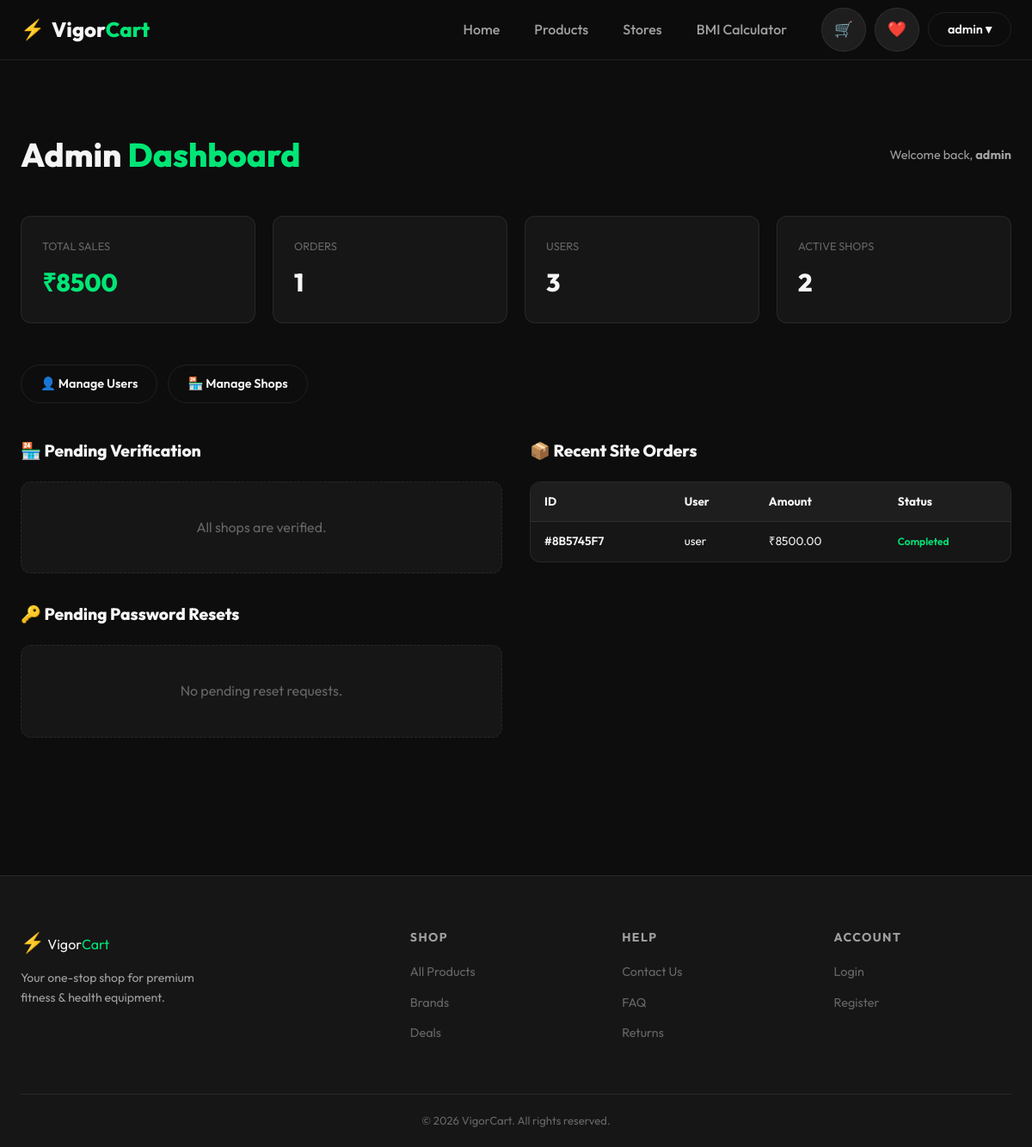
The page /admin-dashboard/ (signed in) on the database its author committed.
### store/models.py (models this page shows, shortened)
class User(AbstractUser):
    IS_CUSTOMER = 'customer'
    IS_SHOP_OWNER = 'shop_owner'
    IS_ADMIN = 'admin'
    ROLE_CHOICES = [
        (IS_CUSTOMER, 'Customer'),
        (IS_SHOP_OWNER, 'Shop Owner'),
        (IS_ADMIN, 'Admin'),
    ]
    role = models.CharField(max_length=20, choices=ROLE_CHOICES, default=IS_CUSTOMER)
    phone_number = models.CharField(max_length=100, blank=True, null=True)
    address = models.TextField(blank=True, null=True)
    email = models.EmailField(unique=True)

class Order(models.Model):
    PAYMENT_PENDING = 'Pending'
    PAYMENT_COMPLETED = 'Completed'
    PAYMENT_CANCELLED = 'Cancelled'
    ORDER_STATUS_CHOICES = [
        (PAYMENT_PENDING, 'Pending'),
        (PAYMENT_COMPLETED, 'Completed'),
        (PAYMENT_CANCELLED, 'Cancelled'),
    ]
    o_id = models.CharField(max_length=50, unique=True)
    user = models.ForeignKey(User, on_delete=models.CASCADE, related_name='orders')
    email = models.EmailField()
    delivery_address = models.TextField()
    delivery_status = models.CharField(max_length=100, choices=ORDER_STATUS_CHOICES, default=PAYMENT_PENDING)
    total_amount = models.DecimalField(max_digits=10, decimal_places=2)
    created_at = models.DateTimeField(auto_now_add=True)

### store/views.py (the view)
# urls.py: path('admin-dashboard/', views.admin_dashboard, name='admin_dashboard'),
@staff_member_required
def admin_dashboard(request):
    total_sales = Order.objects.filter(delivery_status=Order.PAYMENT_COMPLETED).aggregate(Sum('total_amount'))['total_amount__sum'] or 0
    total_orders = Order.objects.count()
    total_users = User.objects.count()
    total_shops = Shop.objects.count()
    pending_shops = Shop.objects.filter(is_verified=False).order_by('-id')
    from .models import AdminPasswordResetRequest
    pending_resets = AdminPasswordResetRequest.objects.filter(is_completed=False).order_by('-id')
    recent_orders = Order.objects.all().order_by('-created_at')[:10]
    return render(request, 'store/admin_dashboard.html', {
        'total_sales': total_sales,
        'total_orders': total_orders,
        'total_users': total_users,
        'total_shops': total_shops,
        'pending_shops': pending_shops,
        'pending_resets': pending_resets,
        'recent_orders': recent_orders,
    })

### store/templates/store/admin_dashboard.html (shortened to what this page needs)
{% extends 'store/base.html' %}
{% block content %}
<section class="section">
    <div class="container">
        <div style="display:flex;align-items:center;justify-content:space-between;margin-bottom:40px;">
            <h1 style="font-size:2.4rem;font-weight:800;">Admin <span style="color:var(--primary);">Dashboard</span>
            </h1>
            <div style="color:var(--text-secondary);font-size:0.9rem;">Welcome back, <strong>{{ user.username }}</strong></div>
        </div>
        <div style="display:grid;grid-template-columns:repeat(4, 1fr);gap:20px;margin-bottom:48px;">
            <div
                style="background:var(--bg-card);border:1px solid var(--border);border-radius:var(--radius);padding:24px;">
                <div style="color:var(--text-muted);font-size:0.8rem;text-transform:uppercase;margin-bottom:8px;">Total
                    Sales</div>
                <div style="font-size:1.8rem;font-weight:800;color:var(--primary);">₹{{ total_sales }}</div>
            </div>
            <div
                style="background:var(--bg-card);border:1px solid var(--border);border-radius:var(--radius);padding:24px;">
                <div style="color:var(--text-muted);font-size:0.8rem;text-transform:uppercase;margin-bottom:8px;">Orders
                </div>
                <div style="font-size:1.8rem;font-weight:800;">{{ total_orders }}</div>
            </div>
            <div
                style="background:var(--bg-card);border:1px solid var(--border);border-radius:var(--radius);padding:24px;">
                <div style="color:var(--text-muted);font-size:0.8rem;text-transform:uppercase;margin-bottom:8px;">Users
                </div>
                <div style="font-size:1.8rem;font-weight:800;">{{ total_users }}</div>
            </div>
            <div
                style="background:var(--bg-card);border:1px solid var(--border);border-radius:var(--radius);padding:24px;">
                <div style="color:var(--text-muted);font-size:0.8rem;text-transform:uppercase;margin-bottom:8px;">Active
                    Shops</div>
                <div style="font-size:1.8rem;font-weight:800;">{{ total_shops }}</div>
            </div>
        </div>
        <div style="display:flex;gap:12px;margin-bottom:40px;flex-wrap:wrap;">
            <a href="{% url 'admin_users' %}" class="btn btn-outline">👤 Manage Users</a>
            <a href="{% url 'admin_shops' %}" class="btn btn-outline">🏪 Manage Shops</a>
        </div>
        <div style="display:grid;grid-template-columns:1fr 1fr;gap:32px;">
            <div style="display:flex;flex-direction:column;gap:32px;">
                <div>
                    <h2
                        style="font-size:1.2rem;font-weight:800;margin-bottom:20px;display:flex;align-items:center;gap:10px;">
                        🏪 Pending Verification
                    </h2>
                    {% if pending_shops %}
                    <div style="display:flex;flex-direction:column;gap:12px;">
                        {% for shop in pending_shops %}
                        <div
                            style="background:var(--bg-card);border:1px solid var(--border);border-radius:var(--radius);padding:20px;display:flex;justify-content:space-between;align-items:center;">
                            <div>
                                <div style="font-weight:700;">{{ shop.name }}</div>
                                <div style="font-size:0.8rem;color:var(--text-secondary);">Owner: {{ shop.owner.username }}
                                    | {{ shop.location }}</div>
                            </div>
                            <a href="{% url 'verify_shop' shop.id %}" class="btn btn-primary btn-sm">Verify Shop</a>
                        </div>
                        {% endfor %}
                    </div>
                    {% else %}
                    <div
                        style="padding:40px;text-align:center;background:var(--bg-card);border:1px dashed var(--border);border-radius:var(--radius);color:var(--text-muted);">
                        All shops are verified.
                    </div>
                    {% endif %}
                </div>
                <div>
                    <h2
                        style="font-size:1.2rem;font-weight:800;margin-bottom:20px;display:flex;align-items:center;gap:10px;">
                        🔑 Pending Password Resets
                    </h2>
                    {% if pending_resets %}
                    <div style="display:flex;flex-direction:column;gap:12px;">
                        {% for req in pending_resets %}
                        <div
                            style="background:var(--bg-card);border:1px solid var(--border);border-radius:var(--radius);padding:20px;display:flex;justify-content:space-between;align-items:center;">
                            <div>
                                <div style="font-weight:700;">{{ req.user.username }}</div>
                                <div style="font-size:0.8rem;color:var(--text-secondary);">Email: {{ req.user.email }} | Role: {{ req.user.get_role_display }}</div>
                            </div>
                            <a href="{% url 'admin_reset_password' req.user.id %}" class="btn btn-primary btn-sm">Reset Password</a>
                        </div>
                        {% endfor %}
                    </div>
                    {% else %}
                    <div
                        style="padding:40px;text-align:center;background:var(--bg-card);border:1px dashed var(--border);border-radius:var(--radius);color:var(--text-muted);">
                        No pending reset requests.
                    </div>
                    {% endif %}
                </div>
            </div>
            <div>
                <h2 style="font-size:1.2rem;font-weight:800;margin-bottom:20px;">📦 Recent Site Orders</h2>
                <div
                    style="background:var(--bg-card);border:1px solid var(--border);border-radius:var(--radius);overflow:hidden;">
                    <table style="width:100%;border-collapse:collapse;font-size:0.85rem;">
                        <tr style="background:var(--bg-elevated);text-align:left;">
                            <th style="padding:12px 16px;">ID</th>
                            <th style="padding:12px 16px;">User</th>
                            <th style="padding:12px 16px;">Amount</th>
                            <th style="padding:12px 16px;">Status</th>
                        </tr>
                        {% for order in recent_orders %}
                        <tr style="border-top:1px solid var(--border);">
                            <td style="padding:12px 16px;font-weight:600;">#{{ order.o_id }}</td>
                            <td style="padding:12px 16px;">{{ order.user.username }}</td>
                            <td style="padding:12px 16px;">₹{{ order.total_amount }}</td>
                            <td style="padding:12px 16px;">
                                <span
                                    style="font-size:0.75rem;font-weight:600;color:{% if order.delivery_status == 'Completed' %}var(--primary){% elif order.delivery_status == 'Cancelled' %}var(--danger){% else %}#ffab40{% endif %};">
                                    {{ order.delivery_status }}
                                </span>
                            </td>
                        </tr>
                        {% endfor %}
                    </table>
                </div>
            </div>
        </div>
    </div>
</section>
{% endblock %}

### store/templates/store/base.html (shortened to what this page needs)
{% load static %}
<!DOCTYPE html>
<html lang="en">
<head>
  <link rel="stylesheet" href="{% static 'store/css/index.css' %}">
</head>
<body>
  <nav class="navbar">
    <div class="nav-container">
      <a href="{% url 'home' %}" class="nav-logo">
        <span class="logo-icon">⚡</span>
        <span class="logo-text">Vigor<span class="logo-accent">Cart</span></span>
      </a>
      <ul class="nav-links">
        <li><a href="{% url 'home' %}" class="nav-link">Home</a></li>
        <li><a href="{% url 'products' %}" class="nav-link">Products</a></li>
        <li><a href="{% url 'home' %}#stores" class="nav-link">Stores</a></li>
        <li><a href="{% url 'bmi' %}" class="nav-link">BMI Calculator</a></li>
      </ul>
      <div class="nav-actions">
        {% if user.is_authenticated %}
        <a href="{% url 'cart' %}" class="btn btn-icon" title="Cart">🛒</a>
        <a href="{% url 'wishlist' %}" class="btn btn-icon" title="Wishlist">❤️</a>
        <div class="nav-dropdown">
          <button class="btn btn-outline">{{ user.username }} ▾</button>
        </div>
        {% else %}
        <a href="{% url 'login' %}" class="btn btn-outline">Login</a>
        <a href="{% url 'register' %}" class="btn btn-primary">Sign Up</a>
        {% endif %}
      </div>
    </div>
  </nav>
  <main>
    {% block content %}{% endblock %}
  </main>
  <footer class="footer">
    <div class="footer-container">
      <div class="footer-brand">
        <span class="logo-icon">⚡</span>
        <span class="logo-text">Vigor<span class="logo-accent">Cart</span></span>
        <p>Your one-stop shop for premium fitness & health equipment.</p>
      </div>
      <div class="footer-links">
        <h4>Shop</h4>
        <ul>
          <li><a href="{% url 'products' %}">All Products</a></li>
          <li><a href="#">Brands</a></li>
          <li><a href="#">Deals</a></li>
        </ul>
      </div>
      <div class="footer-links">
        <h4>Help</h4>
        <ul>
          <li><a href="#">Contact Us</a></li>
          <li><a href="#">FAQ</a></li>
          <li><a href="#">Returns</a></li>
        </ul>
      </div>
      <div class="footer-links">
        <h4>Account</h4>
        <ul>
          <li><a href="{% url 'login' %}">Login</a></li>
          <li><a href="{% url 'register' %}">Register</a></li>
        </ul>
      </div>
    </div>
    <div class="footer-bottom">
      <p>© 2026 VigorCart. All rights reserved.</p>
    </div>
  </footer>
</body>
</html>

### store/static/store/css/index.css (style rules this page uses)
:root { --primary: #00e676; --primary-dark: #00c853; --primary-glow: rgba(0, 230, 118, 0.25); --bg-dark: #0d0d0d; --bg-card: #161616; --bg-elevated: #1e1e1e; --text-primary: #f5f5f5; --text-secondary: #a0a0a0; --text-muted: #666; --border: rgba(255, 255, 255, 0.08); --danger: #ff4d4d; --warning: #ffab40; --shadow-card: 0 4px 24px rgba(0, 0, 0, 0.5); --shadow-glow: 0 0 24px var(--primary-glow); --radius: 12px; --radius-sm: 8px; --radius-pill: 50px; --nav-height: 70px; --transition: 0.25s ease; --font: 'Outfit', sans-serif; }
*, *::before, *::after { box-sizing: border-box; margin: 0; padding: 0; }
html { scroll-behavior: smooth; }
body { font-family: var(--font); background-color: var(--bg-dark); color: var(--text-primary); min-height: 100vh; line-height: 1.6; -webkit-font-smoothing: antialiased; }
a { text-decoration: none; color: inherit; }
ul { list-style: none; }
.navbar { position: sticky; top: 0; z-index: 1000; background: rgba(13, 13, 13, 0.9); backdrop-filter: blur(16px); -webkit-backdrop-filter: blur(16px); border-bottom: 1px solid var(--border); height: var(--nav-height); }
.nav-container { max-width: 1280px; margin: 0 auto; height: 100%; padding: 0 24px; display: flex; align-items: center; gap: 24px; }
.nav-logo { display: flex; align-items: center; gap: 8px; font-size: 1.5rem; font-weight: 800; flex-shrink: 0; }
.logo-icon { font-size: 1.4rem; }
.logo-accent { color: var(--primary); }
.nav-links { display: flex; gap: 8px; margin-left: auto; }
.nav-link { padding: 8px 16px; border-radius: var(--radius-pill); font-weight: 500; color: var(--text-secondary); transition: color var(--transition), background var(--transition); }
.nav-actions { display: flex; align-items: center; gap: 10px; flex-shrink: 0; }
.nav-dropdown { position: relative; }
.btn { display: inline-flex; align-items: center; justify-content: center; gap: 8px; padding: 10px 22px; border-radius: var(--radius-pill); font-family: var(--font); font-size: 0.9rem; font-weight: 600; cursor: pointer; border: none; transition: all var(--transition); white-space: nowrap; }
.btn-outline { background: transparent; color: var(--text-primary); border: 1px solid var(--border); }
.btn-icon { background: var(--bg-elevated); border: 1px solid var(--border); padding: 10px 14px; font-size: 1.1rem; border-radius: var(--radius-pill); }
.section { padding: 80px 24px; }
.container { max-width: 1280px; margin: 0 auto; }
.footer { background: var(--bg-card); border-top: 1px solid var(--border); padding: 60px 24px 0; margin-top: 80px; }
.footer-container { max-width: 1280px; margin: 0 auto; display: grid; grid-template-columns: 2fr 1fr 1fr 1fr; gap: 40px; padding-bottom: 48px; }
.footer-brand p { font-size: 0.88rem; color: var(--text-secondary); margin-top: 12px; max-width: 240px; line-height: 1.6; }
.footer-links h4 { font-size: 0.88rem; font-weight: 700; text-transform: uppercase; letter-spacing: 0.1em; margin-bottom: 16px; color: var(--text-secondary); }
.footer-links ul li { margin-bottom: 10px; }
.footer-links ul li a { font-size: 0.9rem; color: var(--text-muted); transition: color var(--transition); }
.footer-bottom { border-top: 1px solid var(--border); padding: 20px 0; text-align: center; font-size: 0.82rem; color: var(--text-muted); }

### rows shown on the page
User: username "admin"
Order: o_id "8B5745F7", user.username "user", total_amount "8500.00", delivery_status "Completed"

### other values the page prints
{{ total_sales }} "8500"
{{ total_orders }} "1"
{{ total_users }} "3"
{{ total_shops }} "2"
